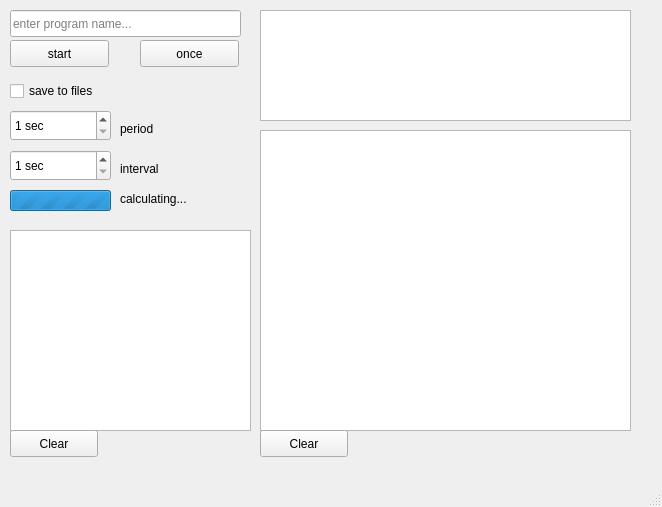
<?xml version="1.0" encoding="UTF-8"?>
<ui version="4.0">
 <class>MainWindow</class>
 <widget class="QMainWindow" name="MainWindow">
  <property name="geometry">
   <rect>
    <x>0</x>
    <y>0</y>
    <width>662</width>
    <height>507</height>
   </rect>
  </property>
  <property name="sizePolicy">
   <sizepolicy hsizetype="Fixed" vsizetype="Fixed">
    <horstretch>0</horstretch>
    <verstretch>0</verstretch>
   </sizepolicy>
  </property>
  <property name="windowTitle">
   <string>linux memory monitor</string>
  </property>
  <property name="toolTip">
   <string>&lt;html&gt;&lt;head/&gt;&lt;body&gt;&lt;p&gt;this program calculates total RAM usage for a group of processes (no shared memory duplication)&lt;/p&gt;&lt;/body&gt;&lt;/html&gt;</string>
  </property>
  <widget class="QWidget" name="centralWidget">
   <widget class="QPushButton" name="pushButtonStart">
    <property name="geometry">
     <rect>
      <x>10</x>
      <y>40</y>
      <width>99</width>
      <height>27</height>
     </rect>
    </property>
    <property name="toolTip">
     <string>&lt;html&gt;&lt;head/&gt;&lt;body&gt;&lt;p&gt;take measurements over time period&lt;/p&gt;&lt;/body&gt;&lt;/html&gt;</string>
    </property>
    <property name="text">
     <string>start</string>
    </property>
   </widget>
   <widget class="QPlainTextEdit" name="plainTextEditLog">
    <property name="geometry">
     <rect>
      <x>10</x>
      <y>230</y>
      <width>241</width>
      <height>201</height>
     </rect>
    </property>
    <property name="font">
     <font>
      <pointsize>8</pointsize>
     </font>
    </property>
    <property name="toolTip">
     <string>&lt;html&gt;&lt;head/&gt;&lt;body&gt;&lt;p&gt;program log&lt;/p&gt;&lt;/body&gt;&lt;/html&gt;</string>
    </property>
    <property name="readOnly">
     <bool>true</bool>
    </property>
   </widget>
   <widget class="QLineEdit" name="lineEditProcessName">
    <property name="geometry">
     <rect>
      <x>10</x>
      <y>10</y>
      <width>231</width>
      <height>27</height>
     </rect>
    </property>
    <property name="toolTip">
     <string>&lt;html&gt;&lt;head/&gt;&lt;body&gt;&lt;p&gt;enter process name(s) separated by whitespace&lt;/p&gt;&lt;p&gt;(e.g.: chrome firefox skype oracle)&lt;/p&gt;&lt;/body&gt;&lt;/html&gt;</string>
    </property>
    <property name="placeholderText">
     <string>enter program name...</string>
    </property>
   </widget>
   <widget class="QSpinBox" name="spinBoxPeriod">
    <property name="geometry">
     <rect>
      <x>10</x>
      <y>110</y>
      <width>101</width>
      <height>31</height>
     </rect>
    </property>
    <property name="toolTip">
     <string>&lt;html&gt;&lt;head/&gt;&lt;body&gt;&lt;p&gt;for how long to work (seconds)&lt;/p&gt;&lt;/body&gt;&lt;/html&gt;</string>
    </property>
    <property name="suffix">
     <string> sec</string>
    </property>
    <property name="minimum">
     <number>1</number>
    </property>
    <property name="maximum">
     <number>604800</number>
    </property>
    <property name="value">
     <number>1</number>
    </property>
   </widget>
   <widget class="QPushButton" name="pushButtonNow">
    <property name="geometry">
     <rect>
      <x>140</x>
      <y>40</y>
      <width>99</width>
      <height>27</height>
     </rect>
    </property>
    <property name="toolTip">
     <string>&lt;html&gt;&lt;head/&gt;&lt;body&gt;&lt;p&gt;take one measurement&lt;/p&gt;&lt;/body&gt;&lt;/html&gt;</string>
    </property>
    <property name="text">
     <string>once</string>
    </property>
   </widget>
   <widget class="QSpinBox" name="spinBoxInterval">
    <property name="geometry">
     <rect>
      <x>10</x>
      <y>150</y>
      <width>101</width>
      <height>31</height>
     </rect>
    </property>
    <property name="toolTip">
     <string>&lt;html&gt;&lt;head/&gt;&lt;body&gt;&lt;p&gt;how often to take measurements (seconds)&lt;/p&gt;&lt;/body&gt;&lt;/html&gt;</string>
    </property>
    <property name="suffix">
     <string> sec</string>
    </property>
    <property name="minimum">
     <number>1</number>
    </property>
    <property name="maximum">
     <number>604800</number>
    </property>
    <property name="value">
     <number>1</number>
    </property>
   </widget>
   <widget class="QPlainTextEdit" name="plainTextEditDisplay">
    <property name="geometry">
     <rect>
      <x>260</x>
      <y>130</y>
      <width>371</width>
      <height>301</height>
     </rect>
    </property>
    <property name="toolTip">
     <string>&lt;html&gt;&lt;head/&gt;&lt;body&gt;&lt;p&gt;measurements are shown here (and saved to files in  directory with program's .exe)&lt;/p&gt;&lt;/body&gt;&lt;/html&gt;</string>
    </property>
   </widget>
   <widget class="QLabel" name="label">
    <property name="geometry">
     <rect>
      <x>120</x>
      <y>120</y>
      <width>67</width>
      <height>17</height>
     </rect>
    </property>
    <property name="text">
     <string>period</string>
    </property>
   </widget>
   <widget class="QLabel" name="label_2">
    <property name="geometry">
     <rect>
      <x>120</x>
      <y>160</y>
      <width>67</width>
      <height>17</height>
     </rect>
    </property>
    <property name="text">
     <string>interval</string>
    </property>
   </widget>
   <widget class="QPushButton" name="pushButtonClearLog">
    <property name="geometry">
     <rect>
      <x>10</x>
      <y>430</y>
      <width>88</width>
      <height>27</height>
     </rect>
    </property>
    <property name="toolTip">
     <string>&lt;html&gt;&lt;head/&gt;&lt;body&gt;&lt;p&gt;clear log&lt;/p&gt;&lt;/body&gt;&lt;/html&gt;</string>
    </property>
    <property name="text">
     <string>Clear</string>
    </property>
   </widget>
   <widget class="QPushButton" name="pushButtonClearDisplay">
    <property name="geometry">
     <rect>
      <x>260</x>
      <y>430</y>
      <width>88</width>
      <height>27</height>
     </rect>
    </property>
    <property name="toolTip">
     <string>&lt;html&gt;&lt;head/&gt;&lt;body&gt;&lt;p&gt;clear log&lt;/p&gt;&lt;/body&gt;&lt;/html&gt;</string>
    </property>
    <property name="text">
     <string>Clear</string>
    </property>
   </widget>
   <widget class="QGraphicsView" name="graphicsView">
    <property name="geometry">
     <rect>
      <x>260</x>
      <y>10</y>
      <width>371</width>
      <height>111</height>
     </rect>
    </property>
    <property name="toolTip">
     <string>charts</string>
    </property>
   </widget>
   <widget class="QProgressBar" name="progressBar">
    <property name="geometry">
     <rect>
      <x>10</x>
      <y>190</y>
      <width>101</width>
      <height>21</height>
     </rect>
    </property>
    <property name="toolTip">
     <string>accessing files in /proc...</string>
    </property>
    <property name="maximum">
     <number>0</number>
    </property>
    <property name="value">
     <number>-1</number>
    </property>
   </widget>
   <widget class="QLabel" name="labelProgressBar">
    <property name="geometry">
     <rect>
      <x>120</x>
      <y>190</y>
      <width>91</width>
      <height>17</height>
     </rect>
    </property>
    <property name="text">
     <string>calculating...</string>
    </property>
   </widget>
   <widget class="QCheckBox" name="checkBox">
    <property name="geometry">
     <rect>
      <x>10</x>
      <y>80</y>
      <width>111</width>
      <height>22</height>
     </rect>
    </property>
    <property name="toolTip">
     <string>folder with data will be created in the directory where program was started </string>
    </property>
    <property name="text">
     <string>save to files</string>
    </property>
   </widget>
  </widget>
  <widget class="QMenuBar" name="menuBar">
   <property name="geometry">
    <rect>
     <x>0</x>
     <y>0</y>
     <width>662</width>
     <height>19</height>
    </rect>
   </property>
  </widget>
  <widget class="QStatusBar" name="statusBar"/>
 </widget>
 <layoutdefault spacing="6" margin="11"/>
 <resources/>
 <connections/>
</ui>
